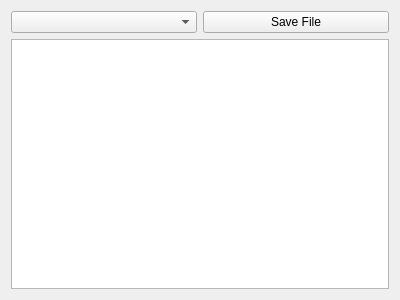
<?xml version="1.0" encoding="UTF-8"?>
<ui version="4.0">
 <class>IAMDb::AfssapsTreeWidget</class>
 <widget class="QWidget" name="IAMDb::AfssapsTreeWidget">
  <property name="geometry">
   <rect>
    <x>0</x>
    <y>0</y>
    <width>400</width>
    <height>300</height>
   </rect>
  </property>
  <property name="windowTitle">
   <string>Form</string>
  </property>
  <layout class="QGridLayout" name="gridLayout">
   <item row="0" column="0">
    <layout class="QHBoxLayout" name="horizontalLayout">
     <item>
      <widget class="QComboBox" name="comboBox">
       <item>
        <property name="text">
         <string/>
        </property>
       </item>
       <item>
        <property name="text">
         <string>Eric Maeker, MD (FR)</string>
        </property>
       </item>
       <item>
        <property name="text">
         <string>Jim Busser, MD (CA)</string>
        </property>
       </item>
      </widget>
     </item>
     <item>
      <widget class="QPushButton" name="save">
       <property name="text">
        <string>Save File</string>
       </property>
      </widget>
     </item>
    </layout>
   </item>
   <item row="1" column="0">
    <widget class="QTreeView" name="treeView"/>
   </item>
  </layout>
 </widget>
 <resources/>
 <connections/>
</ui>
